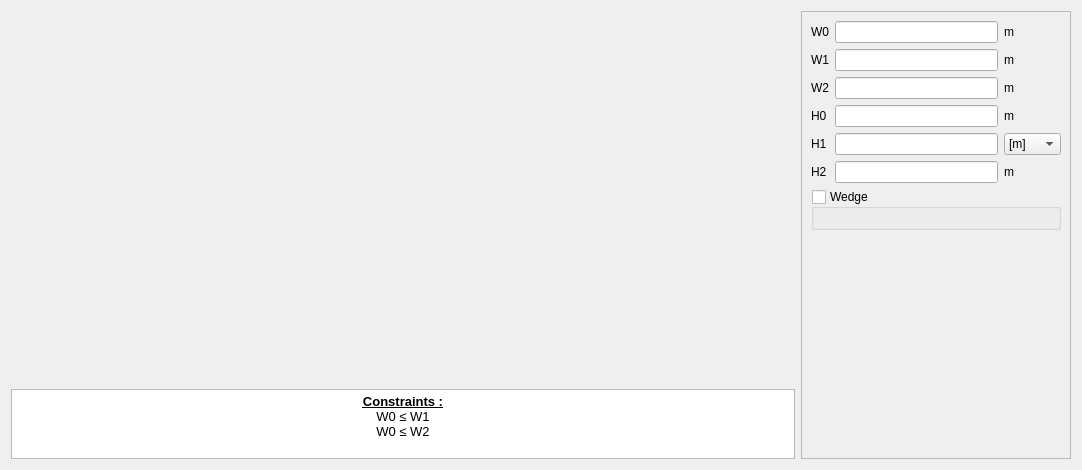
<?xml version="1.0" encoding="UTF-8"?>
<ui version="4.0">
 <class>PWSlot10</class>
 <widget class="QWidget" name="PWSlot10">
  <property name="geometry">
   <rect>
    <x>0</x>
    <y>0</y>
    <width>1082</width>
    <height>470</height>
   </rect>
  </property>
  <property name="minimumSize">
   <size>
    <width>630</width>
    <height>470</height>
   </size>
  </property>
  <property name="maximumSize">
   <size>
    <width>16777215</width>
    <height>16777215</height>
   </size>
  </property>
  <property name="windowTitle">
   <string>Form</string>
  </property>
  <layout class="QHBoxLayout" name="horizontalLayout">
   <item>
    <layout class="QVBoxLayout" name="verticalLayout_2">
     <item>
      <widget class="QLabel" name="img_slot">
       <property name="sizePolicy">
        <sizepolicy hsizetype="Expanding" vsizetype="Expanding">
         <horstretch>0</horstretch>
         <verstretch>0</verstretch>
        </sizepolicy>
       </property>
       <property name="maximumSize">
        <size>
         <width>16777215</width>
         <height>16777215</height>
        </size>
       </property>
       <property name="text">
        <string/>
       </property>
       <property name="pixmap">
        <pixmap resource="../../../../Resources/pyleecan.qrc">:/images/images/MachineSetup/WSlot/SlotW10_wind.png</pixmap>
       </property>
       <property name="scaledContents">
        <bool>false</bool>
       </property>
       <property name="alignment">
        <set>Qt::AlignCenter</set>
       </property>
      </widget>
     </item>
     <item>
      <widget class="QTextEdit" name="txt_constraint">
       <property name="sizePolicy">
        <sizepolicy hsizetype="Expanding" vsizetype="Fixed">
         <horstretch>0</horstretch>
         <verstretch>0</verstretch>
        </sizepolicy>
       </property>
       <property name="maximumSize">
        <size>
         <width>16777215</width>
         <height>70</height>
        </size>
       </property>
       <property name="verticalScrollBarPolicy">
        <enum>Qt::ScrollBarAlwaysOff</enum>
       </property>
       <property name="html">
        <string>&lt;!DOCTYPE HTML PUBLIC &quot;-//W3C//DTD HTML 4.0//EN&quot; &quot;http://www.w3.org/TR/REC-html40/strict.dtd&quot;&gt;
&lt;html&gt;&lt;head&gt;&lt;meta name=&quot;qrichtext&quot; content=&quot;1&quot; /&gt;&lt;style type=&quot;text/css&quot;&gt;
p, li { white-space: pre-wrap; }
&lt;/style&gt;&lt;/head&gt;&lt;body style=&quot; font-family:'MS Shell Dlg 2'; font-size:7.8pt; font-weight:400; font-style:normal;&quot;&gt;
&lt;p align=&quot;center&quot; style=&quot; margin-top:0px; margin-bottom:0px; margin-left:0px; margin-right:0px; -qt-block-indent:0; text-indent:0px;&quot;&gt;&lt;span style=&quot; font-size:10pt; font-weight:600; text-decoration: underline;&quot;&gt;Constraints :&lt;/span&gt;&lt;/p&gt;
&lt;p align=&quot;center&quot; style=&quot; margin-top:0px; margin-bottom:0px; margin-left:0px; margin-right:0px; -qt-block-indent:0; text-indent:0px;&quot;&gt;&lt;span style=&quot; font-size:10pt;&quot;&gt;W0 ≤ W1&lt;/span&gt;&lt;/p&gt;
&lt;p align=&quot;center&quot; style=&quot; margin-top:0px; margin-bottom:0px; margin-left:0px; margin-right:0px; -qt-block-indent:0; text-indent:0px;&quot;&gt;&lt;span style=&quot; font-size:10pt;&quot;&gt;W0 ≤ W2&lt;/span&gt;&lt;/p&gt;&lt;/body&gt;&lt;/html&gt;</string>
       </property>
       <property name="textInteractionFlags">
        <set>Qt::TextSelectableByKeyboard|Qt::TextSelectableByMouse</set>
       </property>
      </widget>
     </item>
    </layout>
   </item>
   <item>
    <widget class="QScrollArea" name="scrollArea">
     <property name="minimumSize">
      <size>
       <width>270</width>
       <height>0</height>
      </size>
     </property>
     <property name="maximumSize">
      <size>
       <width>270</width>
       <height>16777215</height>
      </size>
     </property>
     <property name="widgetResizable">
      <bool>true</bool>
     </property>
     <widget class="QWidget" name="scrollAreaWidgetContents">
      <property name="geometry">
       <rect>
        <x>0</x>
        <y>0</y>
        <width>268</width>
        <height>446</height>
       </rect>
      </property>
      <layout class="QVBoxLayout" name="verticalLayout_3">
       <item>
        <layout class="QGridLayout" name="gridLayout">
         <item row="0" column="0">
          <widget class="QLabel" name="in_W0">
           <property name="text">
            <string>W0</string>
           </property>
          </widget>
         </item>
         <item row="0" column="2">
          <widget class="QLabel" name="unit_W0">
           <property name="text">
            <string>m</string>
           </property>
          </widget>
         </item>
         <item row="1" column="0">
          <widget class="QLabel" name="in_W1">
           <property name="text">
            <string>W1</string>
           </property>
          </widget>
         </item>
         <item row="1" column="2">
          <widget class="QLabel" name="unit_W1">
           <property name="text">
            <string>m</string>
           </property>
          </widget>
         </item>
         <item row="2" column="0">
          <widget class="QLabel" name="in_W2">
           <property name="text">
            <string>W2</string>
           </property>
          </widget>
         </item>
         <item row="2" column="2">
          <widget class="QLabel" name="unit_W2">
           <property name="text">
            <string>m</string>
           </property>
          </widget>
         </item>
         <item row="3" column="0">
          <widget class="QLabel" name="in_H0">
           <property name="text">
            <string>H0</string>
           </property>
          </widget>
         </item>
         <item row="3" column="2">
          <widget class="QLabel" name="unit_H0">
           <property name="text">
            <string>m</string>
           </property>
          </widget>
         </item>
         <item row="4" column="0">
          <widget class="QLabel" name="in_H1">
           <property name="text">
            <string>H1</string>
           </property>
          </widget>
         </item>
         <item row="4" column="2">
          <widget class="QComboBox" name="c_H1_unit">
           <item>
            <property name="text">
             <string>[m]</string>
            </property>
           </item>
           <item>
            <property name="text">
             <string>[rad]</string>
            </property>
           </item>
           <item>
            <property name="text">
             <string>[deg]</string>
            </property>
           </item>
          </widget>
         </item>
         <item row="5" column="0">
          <widget class="QLabel" name="in_H2">
           <property name="text">
            <string>H2</string>
           </property>
          </widget>
         </item>
         <item row="5" column="2">
          <widget class="QLabel" name="unit_H2">
           <property name="text">
            <string>m</string>
           </property>
          </widget>
         </item>
         <item row="0" column="1">
          <widget class="FloatEdit" name="lf_W0"/>
         </item>
         <item row="1" column="1">
          <widget class="FloatEdit" name="lf_W1"/>
         </item>
         <item row="2" column="1">
          <widget class="FloatEdit" name="lf_W2"/>
         </item>
         <item row="3" column="1">
          <widget class="FloatEdit" name="lf_H0"/>
         </item>
         <item row="4" column="1">
          <widget class="FloatEdit" name="lf_H1"/>
         </item>
         <item row="5" column="1">
          <widget class="FloatEdit" name="lf_H2"/>
         </item>
        </layout>
       </item>
       <item>
        <widget class="QGroupBox" name="g_wedge">
         <property name="title">
          <string>Wedge</string>
         </property>
         <property name="checkable">
          <bool>true</bool>
         </property>
         <property name="checked">
          <bool>false</bool>
         </property>
         <layout class="QVBoxLayout" name="verticalLayout">
          <item>
           <widget class="WMatSelectV" name="w_wedge_mat" native="true">
            <property name="minimumSize">
             <size>
              <width>100</width>
              <height>0</height>
             </size>
            </property>
           </widget>
          </item>
         </layout>
        </widget>
       </item>
       <item>
        <spacer name="verticalSpacer">
         <property name="orientation">
          <enum>Qt::Vertical</enum>
         </property>
         <property name="sizeHint" stdset="0">
          <size>
           <width>20</width>
           <height>40</height>
          </size>
         </property>
        </spacer>
       </item>
       <item>
        <widget class="WWSlotOut" name="w_out" native="true"/>
       </item>
      </layout>
     </widget>
    </widget>
   </item>
  </layout>
 </widget>
 <customwidgets>
  <customwidget>
   <class>FloatEdit</class>
   <extends>QLineEdit</extends>
   <header>......GUI/Tools/FloatEdit.h</header>
  </customwidget>
  <customwidget>
   <class>WWSlotOut</class>
   <extends>QWidget</extends>
   <header>......GUI.Dialog.DMachineSetup.SWSlot.WWSlotOut.WWSlotOut.h</header>
   <container>1</container>
  </customwidget>
  <customwidget>
   <class>WMatSelectV</class>
   <extends>QWidget</extends>
   <header>......GUI.Dialog.DMatLib.WMatSelect.WMatSelectV.h</header>
   <container>1</container>
  </customwidget>
 </customwidgets>
 <tabstops>
  <tabstop>lf_W0</tabstop>
  <tabstop>lf_W1</tabstop>
  <tabstop>lf_W2</tabstop>
  <tabstop>lf_H0</tabstop>
  <tabstop>lf_H1</tabstop>
  <tabstop>c_H1_unit</tabstop>
  <tabstop>lf_H2</tabstop>
  <tabstop>txt_constraint</tabstop>
 </tabstops>
 <resources>
  <include location="../../../../Resources/pyleecan.qrc"/>
 </resources>
 <connections/>
</ui>
